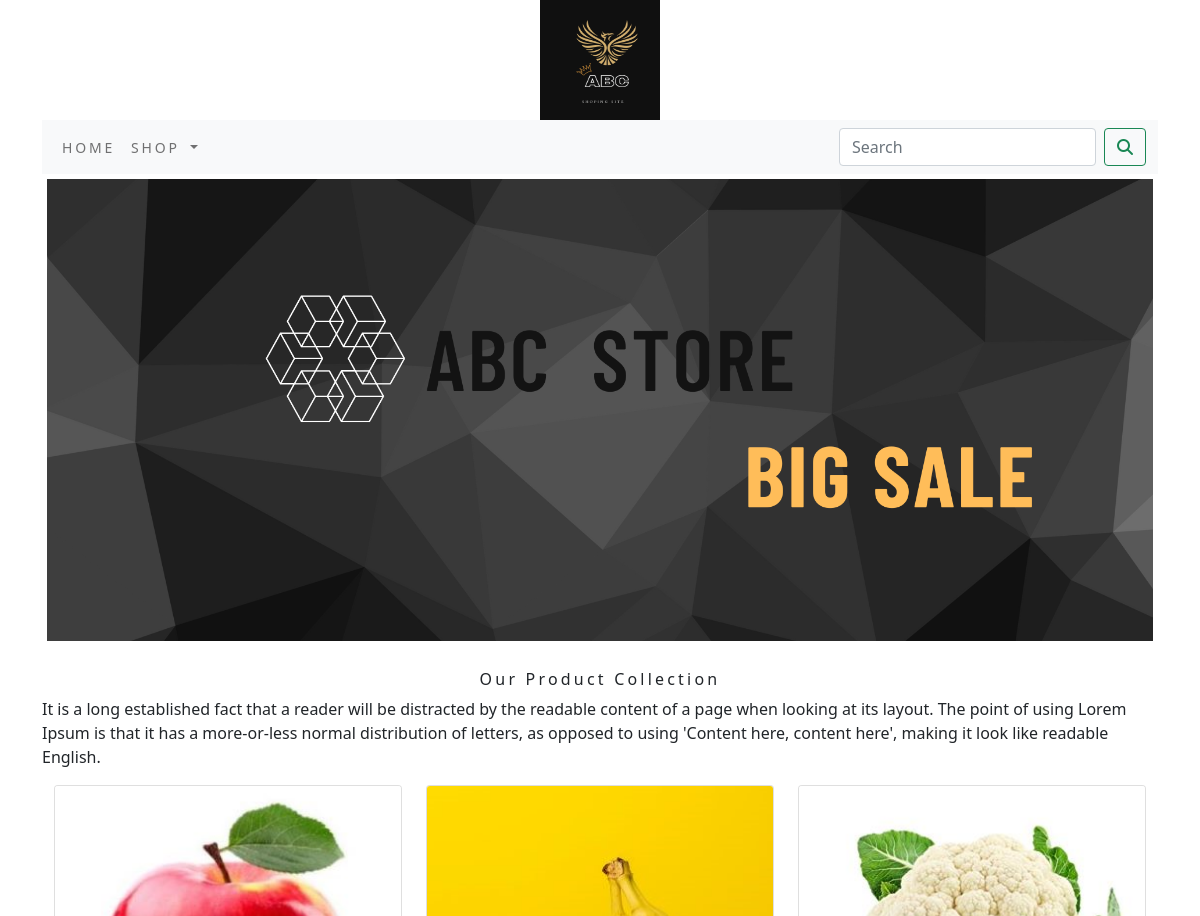
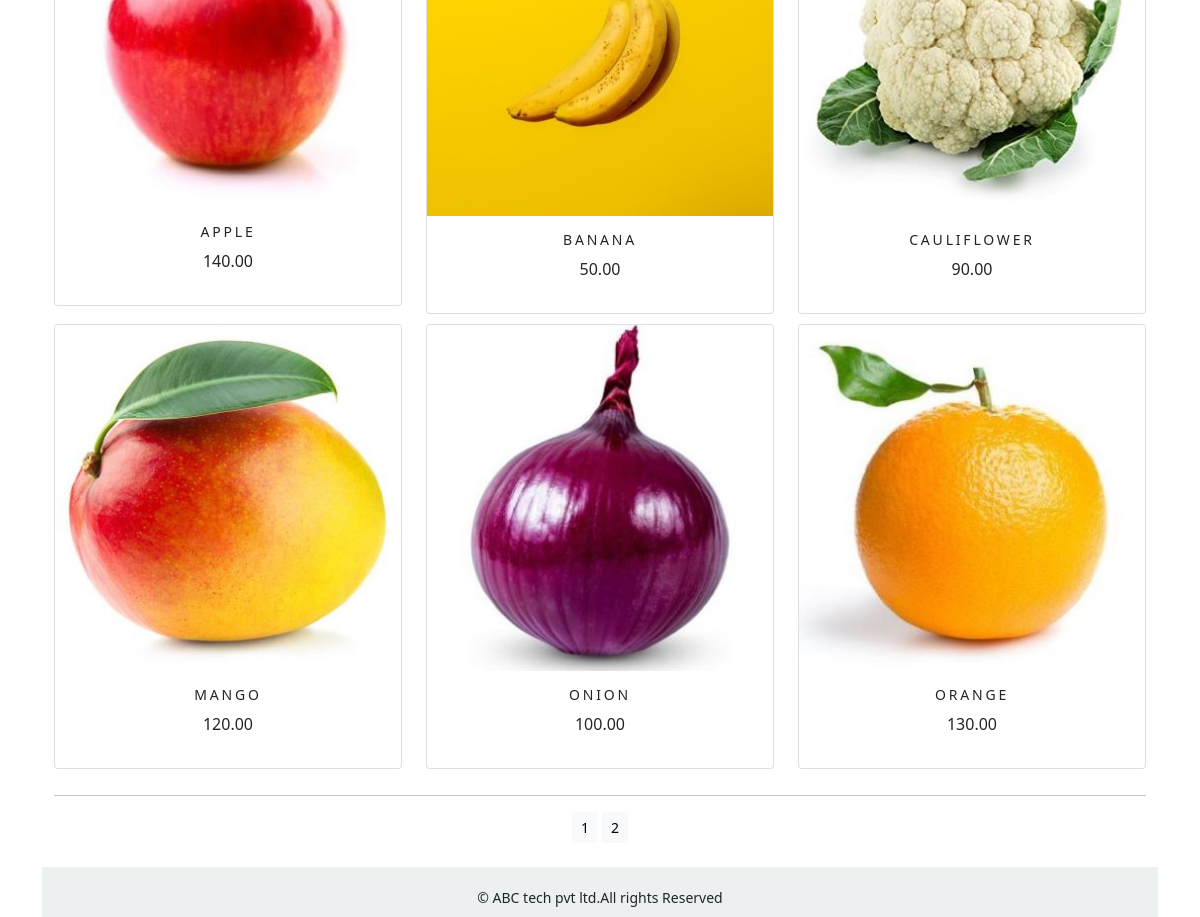
The app's page /shop/ with its own data (2 pictures, top to bottom).
### shopapp/models.py (models this page shows, shortened)
class Product(models.Model):
    name=models.CharField(max_length=250,unique=True)
    slug=models.SlugField(max_length=250,unique=True)
    description=models.TextField(blank=True)
    price=models.DecimalField(max_digits=10,decimal_places=2)
    category=models.ForeignKey(Category,on_delete=models.CASCADE)
    image = models.ImageField(upload_to='product', blank=True)
    stock=models.IntegerField()
    available=models.BooleanField(default=True)
    created=models.DateTimeField(auto_now_add=True)
    updated=models.DateTimeField(auto_now=True)
    def get_url(self):
        return reverse("shopapp:prodCatdetail",args=[self.category.slug,self.slug])
    class Meta:
        ordering = ('name',)
        verbose_name = 'product'
        verbose_name_plural = 'products'

### shopapp/views.py (the view)
# urls.py: path('',views.allProdCat,name='allProdCat'),
def allProdCat(request, c_slug=None):
    c_page = None
    products_list = None
    if c_slug != None:
        c_page = get_object_or_404(Category,slug=c_slug)
        products_list = Product.objects.all().filter(category=c_page, available=True)
    else:
        products_list = Product.objects.all().filter(available=True)
    paginator=Paginator(products_list,6)
    try:
        page=int(request.GET.get('page','1'))
    except:
        page=1
    try:
        products=paginator.page(page)
    except (EmptyPage,InvalidPage):
        products=paginator.page(paginator.num_pages)
    return render(request, 'category.html', {'category':c_page,'products':products})

### cart/context_processors.py (called while the page is built)
def counter(request):
    item_count=0
    if 'admin' in request.path:
        return {}
    else:
        try:
            cart=Cart.objects.filter(cart_id=_cart_id(request))
            car_items=CartItem.objects.all().filter(cart=cart[:1])
            for cart_item in car_items:
                item_count += cart_item.quantity
        except Cart.DoesNotExist:
            item_count = 0
    return dict(item_count=item_count)

### cart/views.py (called while the page is built)
def _cart_id(request):
    cart=request.session.session_key
    if not cart:
        cart=request.session.create()
    return cart

### shopapp/context_processors.py (called while the page is built)
def menu_links(request):
    links=Category.objects.all()
    return dict(links=links)

### shopapp/models.py (called while the page is built)
    def get_url(self):
        return reverse('shopapp:product_by_category',args=[self.slug])

### templates/category.html (shortened to what this page needs)
{% extends 'base.html' %}
{% load static %}
{% block content %}
        <div class="mx-auto">
            {% if category %}
                <img class="my_image" src="{{category.image.url}}" alt="{{category.name}}">
        </div>
        <br>
        <div>
            <h1 class="text-center my_title">{{category.name}}</h1>
            <p class="text-justify">{{category.description}}</p>
        </div>
            {% else %}
        <div>
            <img class="my_image my_image_padding" src="{% static 'img/banner.png' %}" alt="our product" width="1250px">
        </div>
        <br>
        <div>
            <h1 class="text-center my_title">Our Product Collection</h1>
            <p class="text-justify">It is a long established fact that a reader will be distracted by the readable content of a page when looking at its layout. The point of using Lorem Ipsum is that it has a more-or-less normal distribution of letters, as opposed to using 'Content here, content here', making it look like readable English.</p>
        </div>
              {% endif %}
    <div class="container">
        <div class="row mx_auto">
            {% for product in products.object_list %}
            <div class="my_bottom_margin col-9 col-sm-12 col-md-4 col-lg-4">
                <div class="card text-center" style="min-width:18rem;">
                    <a href="{{product.get_url}}" ><img class="card-img-top my_image" src="{{product.image.url}}" alt="{{product.name}}"></a>
                    <div class="card-body">
                        <h4>{{product.name}}</h4>
                        <p>{{product.price}}</p>
                    </div>
                </div>
            </div>
            {% endfor %}
        </div>
        <div class="mx-auto">
            {% if products.paginator.num_pages > 1 %}
            <hr>
            <div class="text-center">
                {% for pg in products.paginator.page_range %}
                    <a href="?page={{pg}}" class="btn btn-light btn-sm {% if products.number == pg %} active {% endif %}">{{pg}}</a>
                {% endfor %}
            </div>
            {% endif %}
        </div>
        <br>
    </div>
{% endblock %}

### templates/base.html (shortened to what this page needs)
{% load static %}
<!DOCTYPE html>
<html lang="en">
<head>
    <link rel="stylesheet" href="{% static 'css/custom.css' %}">
    <link href="{% static 'css/bootstrap.min.css' %}" rel="stylesheet">
</head>
<body>
<div class="container">
{% include 'header.html' %}
{% include 'navbar.html' %}
{% block content %}
{% endblock %}
    </div>
{% include 'footer.html' %}
</body>
</html>

### templates/header.html
{% load static %}
<header>
    <center>
       <a href="{% url 'shopapp:allProdCat' %}"> <img src="{% static 'img/logo.png' %}" alt="logimage" width="120px;" height="120px;">
    </center>
</header>

### templates/navbar.html (shortened to what this page needs)
<nav class="navbar navbar-expand-lg navbar-light bg-light">
  <div class="container-fluid">
    <div class="collapse navbar-collapse" id="navbarSupportedContent">
      <ul class="navbar-nav me-auto mb-2 mb-lg-0">
        <li class="nav-item">
          <a class="nav-link" href="#">Home</a>
        </li>
        <li class="nav-item dropdown {% if 'shopapp' in request.path %} active {% endif %}">
          <a class="nav-link dropdown-toggle" href="#" id="navbarDropdown" role="button" data-bs-toggle="dropdown" aria-expanded="false">
            Shop
          </a>
        </li>
      </ul>
      <form class="d-flex" action="{% url 'search_app:SearchResult' %}" method="get">
        <input class="form-control me-2" type="search" placeholder="Search" name="q" aria-label="Search">
        <button class="btn btn-outline-success" type="submit"><i class="fa-solid fa-magnifying-glass"></i></button>
      </form>
    </div>
  </div>
</nav>

### templates/footer.html
<div class="footer navbar-fixed-bottom my_footer">
  <p class="text-center">&copy; ABC tech pvt ltd.All rights Reserved </p>
</div>

### static/css/custom.css (style rules this page uses)
body { font-family: 'Roboto', sans-serif; }
.nav-item { letter-spacing : 0.2em; font-size : 14px; text-transform : uppercase; }
.my_footer { background-color:#ECF0F1; height:50px; }
.my_footer p { padding-top : 20px; font-size : 14px; }
.my_image { width:100%; height:auto; }
.my_title { font-size:16px; text_transform:uppercase; letter-spacing:.2em; }
.my_image_padding { padding:5px; }
.my_bottom_margin { margin-bottom:10px }
.card-body h4 { font-size:14px; text-transform:uppercase; letter-spacing:.2em; }

### records on screen
Product: image (picture), name "APPLE", price "140.00"
Product: image (picture), name "BANANA", price "50.00"
Product: image (picture), name "CAULIFLOWER", price "90.00"
Product: image (picture), name "MANGO", price "120.00"
Product: image (picture), name "ONION", price "100.00"
Product: image (picture), name "ORANGE", price "130.00"

### other values on screen
{{ pg }} "1" "2"
